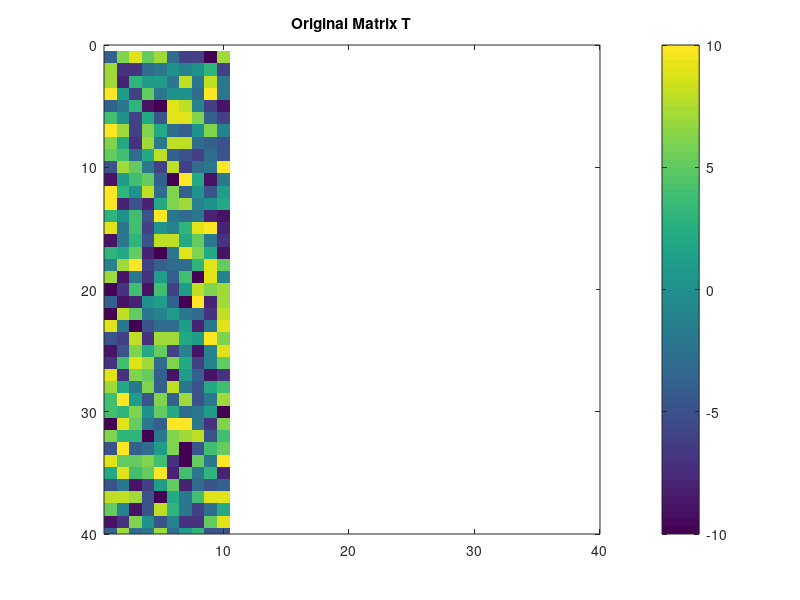
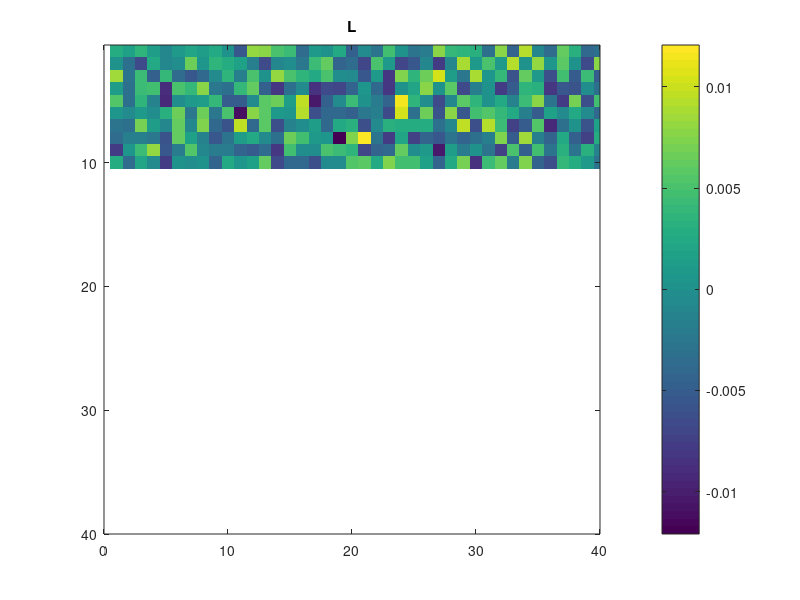
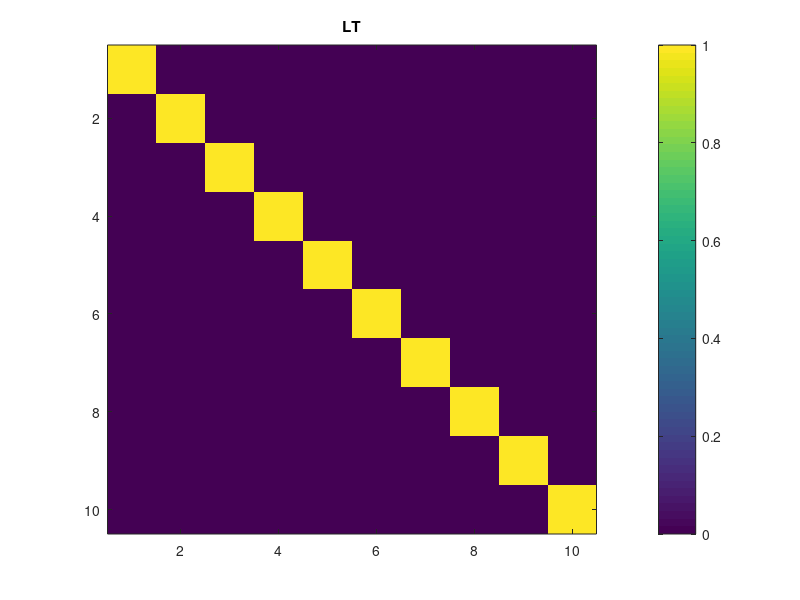
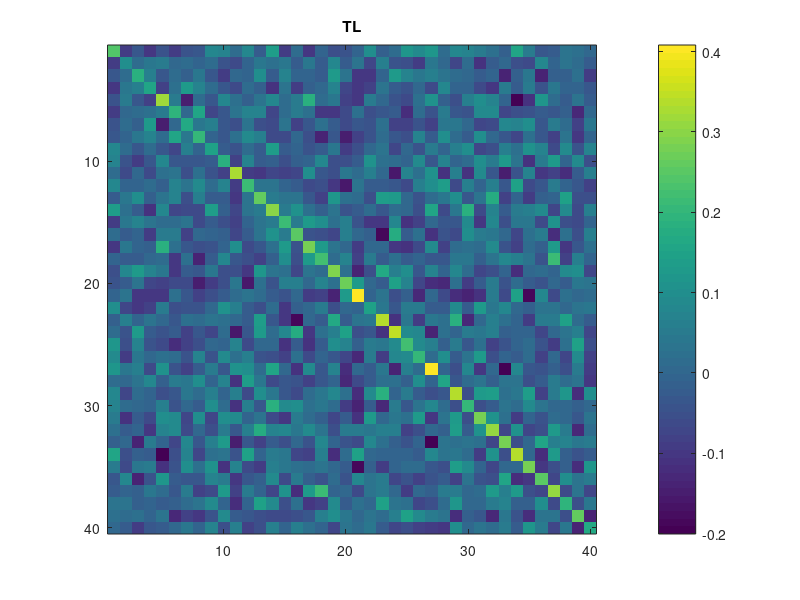

Write the MATLAB code that produced these figures, in order.
% Clear workspace, command window, and close all figures
clc; clear; close all;

% Generate a random 40x4 matrix with integer elements from -10 to 10
T = randi([-10, 10], 40, 10);

%%%%%%% TODO %%%%%%%
% Refer to the lecture slide 21
% Compute the product of T transpose and T
% Use ''' or 'transpose(matrix)' function
TtT = T' * T;

% Compute the inverse of the product
% Use 'inv(matrix)' function
TtT_inv = inv(TtT);

% Compute the Left inverse matrix
% Use '*' function
L = TtT_inv * T';

% Multiply the inverse with the original product to get the identity matrix
LT = L * T;
TL = T * L;
%%%%%%%%%%%%%%%%%%%%

% Visualize the matrices
figure;
imagesc(T); % Display the matrix as a color image
colorbar;        % Show a color scale
title('Original Matrix T');
axis([0.5 40 0 40]);     % Make axes square

figure;
imagesc(L); % Display the matrix as a color image
colorbar; % Show a color scale
title('L');
axis([0 40 0.5 40]); % Make axes square

figure;
imagesc(LT); % Display the matrix as a color image
colorbar; % Show a color scale
title('LT');
axis square; % Make axes square

figure;
imagesc(TL); % Display the matrix as a color image
colorbar; % Show a color scale
title('TL');
axis square; % Make axes square
